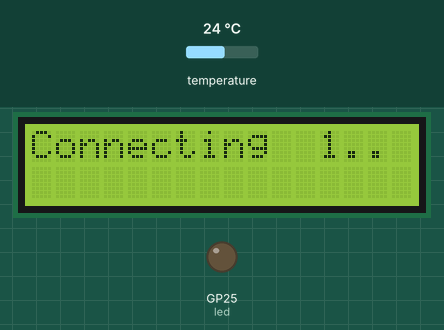
Simulated run of this program. Board: Raspberry Pi Pico running MicroPython. Shown: 16×2 character LCD, output pins drawn as LEDs (lit = HIGH). The inputs (shaded band) are chosen by the test bench; at power-on: temperature 24 °C. WiFi joins after 1.5 s; the clock reads 2024-03-15 10:24:30 at power-on unless the program sets it; what the program prints to the serial console is not drawn.

Above: at 1.3 s.
1.4 s: temperature set to 12 °C
At 8.9 s:
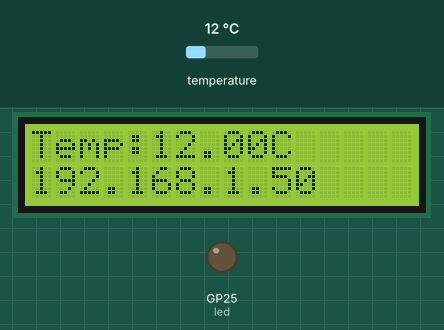
15.0 s: temperature set to 19 °C
At 20.0 s:
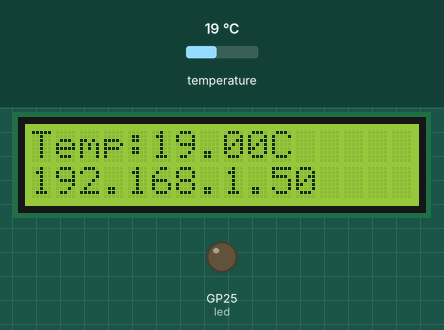
26.7 s: temperature set to 28 °C
At 32.3 s:
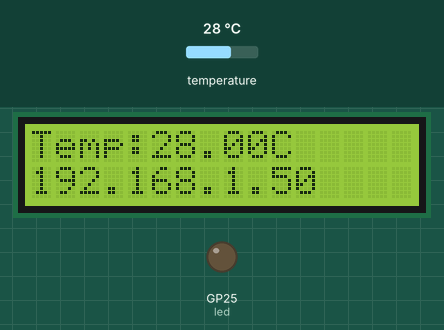
Timing chart, 0 to 33.8 s (numbered marks = the images above; inputs shaded):
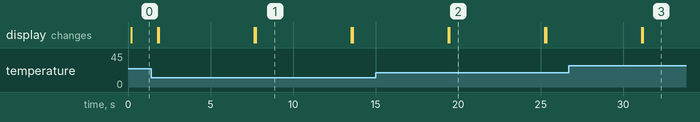

The program:

main.py
```python
import network
import socket
import time
from machine import Pin, I2C
import machine, onewire, ds18x20

# Configuration
WIFI_SSID = "WiFi Name"
WIFI_PASSWORD = "Wifi Password"
I2C_SDA_PIN = 0
I2C_SCL_PIN = 1
I2C_FREQ = 40000
LCD_I2C_ADDR = 0x27
LCD_COLS = 16
LCD_ROWS = 2
HTTP_PORT = 80
DS_PIN = 26
LED_PIN = "LED"
TEMP_READ_INTERVAL = 2  # seconds

# LCD Commands (moved outside class)
LCD_CLEARDISPLAY = 0x01
LCD_RETURNHOME = 0x02
LCD_ENTRYMODESET = 0x04
LCD_DISPLAYCONTROL = 0x08
LCD_CURSORSHIFT = 0x10
LCD_FUNCTIONSET = 0x20
LCD_SETCGRAMADDR = 0x40
LCD_SETDDRAMADDR = 0x80

# Flags for display entry mode
LCD_ENTRYRIGHT = 0x00
LCD_ENTRYLEFT = 0x02
LCD_ENTRYSHIFTINCREMENT = 0x01
LCD_ENTRYSHIFTDECREMENT = 0x00

# Flags for display on/off control
LCD_DISPLAYON = 0x04
LCD_DISPLAYOFF = 0x00
LCD_CURSORON = 0x02
LCD_CURSOROFF = 0x00
LCD_BLINKON = 0x01
LCD_BLINKOFF = 0x00

# Flags for display/cursor shift
LCD_DISPLAYMOVE = 0x08
LCD_CURSORMOVE = 0x00
LCD_MOVERIGHT = 0x04
LCD_MOVELEFT = 0x00

# Flags for function set
LCD_8BITMODE = 0x10
LCD_4BITMODE = 0x00
LCD_2LINE = 0x08
LCD_1LINE = 0x00
LCD_5x10DOTS = 0x04
LCD_5x8DOTS = 0x00

# Flags for backlight control
LCD_BACKLIGHT = 0x08
LCD_NOBACKLIGHT = 0x00

# Enable bit
En = 0b00000100
Rw = 0b00000010
Rs = 0b00000001

class I2cLcd:
    def __init__(self, i2c, addr, cols, rows):
        self.i2c = i2c
        self.addr = addr
        self.cols = cols
        self.rows = rows
        self.backlight = True
        self._write_init_sequence()
        self.displaycontrol = LCD_DISPLAYON | LCD_CURSOROFF | LCD_BLINKOFF
        self.display(True)
        self.displaymode = LCD_ENTRYLEFT | LCD_ENTRYSHIFTDECREMENT
        self._write_cmd(LCD_ENTRYMODESET | self.displaymode)
        self.clear()

    def _write_init_sequence(self):
        for cmd in [0x33, 0x32, 0x28, 0x0C, 0x06, 0x01]:
            self._write_cmd(cmd)
            time.sleep_ms(5)

    def _write_cmd(self, cmd):
        self._write(cmd, 0)

    def _write_char(self, char):
        self._write(ord(char), Rs)

    def _write(self, data, mode):
        high_bits = mode | (data & 0xF0) | (LCD_BACKLIGHT if self.backlight else 0)
        low_bits = mode | ((data << 4) & 0xF0) | (LCD_BACKLIGHT if self.backlight else 0)
        self.i2c.writeto(self.addr, bytes([high_bits]))
        self._pulse_enable(high_bits)
        self.i2c.writeto(self.addr, bytes([low_bits]))
        self._pulse_enable(low_bits)

    def _pulse_enable(self, data):
        self.i2c.writeto(self.addr, bytes([data | En]))
        time.sleep_us(1)
        self.i2c.writeto(self.addr, bytes([data & ~En]))
        time.sleep_us(50)

    def clear(self):
        self._write_cmd(LCD_CLEARDISPLAY)
        time.sleep_ms(2)

    def home(self):
        self._write_cmd(LCD_RETURNHOME)
        time.sleep_ms(2)

    def setCursor(self, col, row):
        row_offsets = [0x00, 0x40, 0x14, 0x54]
        if row >= self.rows:
            row = self.rows - 1
        self._write_cmd(LCD_SETDDRAMADDR | (col + row_offsets[row]))

    def display(self, state):
        if state:
            self.displaycontrol |= LCD_DISPLAYON
        else:
            self.displaycontrol &= ~LCD_DISPLAYON
        self._write_cmd(LCD_DISPLAYCONTROL | self.displaycontrol)

    def backlight_on(self):
        self.backlight = True
        self.i2c.writeto(self.addr, bytes([LCD_BACKLIGHT]))

    def backlight_off(self):
        self.backlight = False
        self.i2c.writeto(self.addr, bytes([LCD_NOBACKLIGHT]))

    def print(self, text):
        for char in text:
            self._write_char(char)

    def create_char(self, location, charmap):
        location &= 0x7
        self._write_cmd(LCD_SETCGRAMADDR | (location << 3))
        for i in range(8):
            self._write_char(charmap[i])

# Initialize I2C and LCD
i2c = I2C(0, sda=Pin(I2C_SDA_PIN), scl=Pin(I2C_SCL_PIN), freq=I2C_FREQ)
devices = i2c.scan()
if not devices:
    raise Exception("No I2C device found!")
LCD_I2C_ADDR = devices[0] if LCD_I2C_ADDR not in devices else LCD_I2C_ADDR
lcd = I2cLcd(i2c, LCD_I2C_ADDR, LCD_COLS, LCD_ROWS)
led = Pin(LED_PIN, Pin.OUT)
ds_sensor = ds18x20.DS18X20(onewire.OneWire(Pin(DS_PIN)))

def connect_wifi(max_retries=5):
    wlan = network.WLAN(network.STA_IF)
    wlan.active(True)

    for attempt in range(max_retries):
        status = wlan.status()
        if status == network.STAT_CONNECTING:
            continue

        if not wlan.isconnected():
            print(f"Connection attempt {attempt+1}/{max_retries}")
            wlan.disconnect()
            wlan.connect(WIFI_SSID, WIFI_PASSWORD)

            start = time.time()
            while not wlan.isconnected() and (time.time() - start < 20):
                lcd.setCursor(0, 0)
                lcd.print(f"Connecting  {attempt+1}")
                time.sleep(0.5)

        if wlan.isconnected():
            ip = wlan.ifconfig()[0]
            print(f"Connected: {ip}")
            return ip

        print(f"Retry {attempt+1} failed. Status: {status}")
        time.sleep(5)

    raise RuntimeError("Max connection retries exceeded")

def read_temp():
    try:
        ds_sensor.convert_temp()
        time.sleep_ms(750)
        roms = ds_sensor.scan()
        for rom in roms:
            temp_c = ds_sensor.read_temp(rom)
            if isinstance(temp_c, float):
                return temp_c
        return None
    except Exception as e:
        print(f"Error reading temperature: {e}")
        return None

def create_response(temp):
    html = f"""HTTP/1.0 200 OK\nContent-Type: text/html\n\n<!DOCTYPE html><html><head><title>Pico W Data</title><meta name="viewport" content="width=device-width, initial-scale=1"><meta http-equiv="refresh" content="5"></head><body><h1>Wedzenie 2025 v0.1.0</h1><h1>Temperature: {temp:.2f} °C</h1><h1>Updated: {time.time()}</h1></body></html>"""
    return html

def main():
    lcd.backlight_on()
    lcd.clear()
    ip = None
    s = None

    while True:
        try:
            if not network.WLAN(network.STA_IF).isconnected() or ip is None:
                lcd.setCursor(0, 0)
                lcd.print("Reconnecting...")
                ip = connect_wifi()
                if s:
                    s.close()
                s = socket.socket(socket.AF_INET, socket.SOCK_STREAM)
                s.bind(('', HTTP_PORT))
                s.settimeout(5)
                s.listen(5)

            last_temp_read = time.time()
            temp_c = None

            while True:
                try:
                    if time.time() - last_temp_read >= TEMP_READ_INTERVAL:
                        new_temp = read_temp()
                        if new_temp is not None:
                            temp_c = new_temp
                        last_temp_read = time.time()

                    if temp_c is not None:
                        lcd.clear()
                        lcd.setCursor(0, 0)
                        lcd.print(f"Temp:{temp_c:.2f}C")
                    else:
                        lcd.clear()
                        lcd.setCursor(0, 0)
                        lcd.print("Temp: N/A")

                    lcd.setCursor(0, 1)
                    lcd.print(f"{ip}")

                    conn, addr = s.accept()
                    led.value(1)
                    request = conn.recv(1024)
                    response = create_response(temp_c if temp_c is not None else 0)
                    conn.send(response)
                    conn.close()
                    led.value(0)
                except OSError as e:
                    if e.errno == 110:  # ETIMEDOUT
                        continue
                    raise
                except Exception as e:
                    print(f"Error: {e}")
                    lcd.clear()
                    lcd.setCursor(0, 0)
                    lcd.print("Error:")
                    lcd.setCursor(0, 1)
                    lcd.print(str(e)[:15])
                    time.sleep(5)
                    break  # Break inner loop to reconnect
        except Exception as e:
            error_msg = f"Main loop error: {str(e)}"
            print(error_msg)
            lcd.clear()
            lcd.setCursor(0, 0)
            lcd.print("Main Error:")
            lcd.setCursor(0, 1)
            lcd.print(error_msg[:15])
            time.sleep(5)

if __name__ == "__main__":
    while True:
        try:
            main()
        except Exception as e:
            error_msg = f"Main loop error: {str(e)}"
            print(error_msg)
            lcd.clear()
            lcd.setCursor(0, 0)
            lcd.print("Main Error:")
            lcd.setCursor(0, 1)
            lcd.print(error_msg[:15])
            time.sleep(5)
```

Measured:
- after the input at 15.0 s, the display: first differs from a run without the input after 4.5 s (image 2)
- after the input at 26.7 s, the display: first differs from a run without the input after 4.5 s (image 3)
- what the display in image 1 shows lasts 5.8 s, from 7.7 s to 13.5 s
